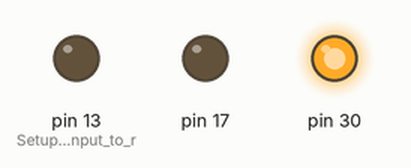
A sketch run on a simulated Arduino Leonardo, built with avr-gcc and run on an emulated ATmega32U4. On the bench: output pins drawn as LEDs (lit = HIGH).

Above: at 0.2 s.
At 0.7 s:
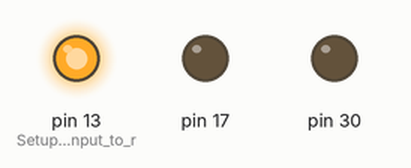
At 2.7 s:
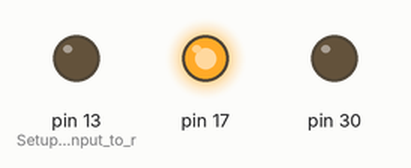
Timing chart, 0 to 3.5 s (numbered marks = the images above):
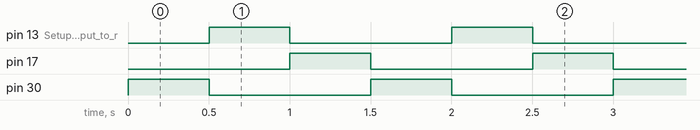

The sketch:

lab_2_led.ino
```cpp
#define RED 0
#define YELLOW 1
#define GREEN 2

unsigned long last_timestamp;   // We will store a timestamp in this.
unsigned long last_timestamp_yellow;
unsigned long last_timestamp_green;
// Remember: Setup only runs once when the arduino is powered up.
void setup() {

  pinMode(LED_BUILTIN, OUTPUT);        // Setup up A0 as input to read.
  pinMode(LED_BUILTIN_RX, OUTPUT);
  pinMode(LED_BUILTIN_TX, OUTPUT);
  last_timestamp = millis();    // We set an intial timestamp value.
last_timestamp_yellow = millis();
last_timestamp_green = millis();

}

void flashLED(int on, int off1, int off2){
  digitalWrite(on, HIGH);
  digitalWrite(off1, LOW);
  digitalWrite(off2,LOW);
}

void chooseLED(int colour){
  switch(colour){
    case RED: flashLED(LED_BUILTIN_RX,LED_BUILTIN,LED_BUILTIN_TX); break;
    case YELLOW: flashLED(LED_BUILTIN,LED_BUILTIN_RX,LED_BUILTIN_TX);break;
    case GREEN:flashLED(LED_BUILTIN_TX,LED_BUILTIN,LED_BUILTIN_RX);break;
  }
}

// Remember: loop is called again and again.
void loop() {

    // Get how much time has passed right now.
    unsigned long time_now = millis();

    // Work out how many milliseconds have gone passed by subtracting
    // our two timestamps.  time_now will always be bigger than the
    // time_of_read (except when millis() overflows after 50 days).
    unsigned long elapsed_time = time_now % 1500;


    // See if 10000 milliseconds have ellapsed
    // If not, this block is skipped.
    if( elapsed_time > 1000 ) {
      chooseLED(RED);

        // Since 1000ms elapsed, we overwrite our last_timestamp with the current time
        // so that another 10000ms is needed to pass.

    }
    else if(elapsed_time>500){
      chooseLED(YELLOW);

    }
    else if (elapsed_time>0){
       chooseLED(GREEN);
    }


    // Code outside the above if{} will run on every loop!
    // Therefore code here is no longer stopped waiting for delay()

}
```

Measured:
- by itself, pin 13 (Setup_up_A0_as_input_to_r), pin 17, pin 30: alternates HIGH for 0.50 s and LOW for 1.0 s
- by itself, everything shown: repeats every 1.5 s, in 3 steps
